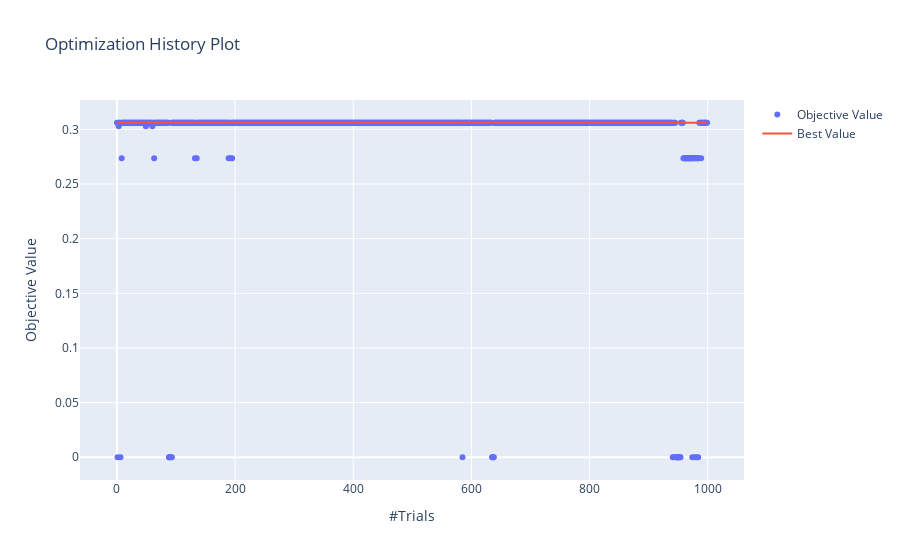

Notebook code for this chart:
### Code cell
print('Highest F1 score',study_lr.best_value)

plot_optimization_history(study_lr)

### Figure 1 — Plotly figure (JSON) as saved in the notebook; plotly's stock layout.template omitted (floating-point values rounded to 4 significant figures; data arrays with more than 128 entries replaced by an {"elided": "..."} marker saying what was removed)
{"data": [{"mode": "markers", "name": "Objective Value", "type": "scatter", "x": {"elided": "1000 int values"}, "y": {"elided": "1000 float values"}}, {"name": "Best Value", "type": "scatter", "x": {"elided": "1000 int values"}, "y": {"elided": "1000 float values"}}], "layout": {"title": {"text": "Optimization History Plot"}, "xaxis": {"title": {"text": "#Trials"}}, "yaxis": {"title": {"text": "Objective Value"}}}}
